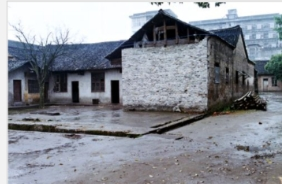
#> input picture opencv-python-学习笔记-kenny/笔记配套代码/09computational photography/9.2pic-repair/oldhouse.jpeg, 282 x 184 px
$ python pic-repairdemo2.py
#> lines starting #> are read from the running program, lines starting #| are printed output that depends on the picture
# -*- encoding:utf-8 -*-
# @日期和时间：2024/7/14 18:44
# @Author: Kenny cai
# @File name:pic-repairdemo1.py
# @dev tool:PyCharm

"""
　https://blog.csdn.net/hzblucky1314/article/details/130517174
"""
import cv2
import numpy as np


def color_restoration(image_path):
    # 读取图像
#> called with image_path = './oldhouse.jpeg'
    image = cv2.imread(image_path, cv2.IMREAD_COLOR)
#> image is the input picture: shape (184, 282, 3); mean B, G, R 150.9, 142.5, 138.5

    # 将图像从 BGR 转换为 LAB
    lab_image = cv2.cvtColor(image, cv2.COLOR_BGR2Lab)
#> lab_image: shape (184, 282, 3); mean of channels 0, 1, 2 147.8, 128.5, 123.1

    # 将 LAB 图像拆分为单独的通道
    l_channel, a_channel, b_channel = cv2.split(lab_image)
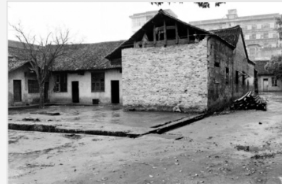
#> l_channel: shape (184, 282); min 0, max 255, mean 147.8
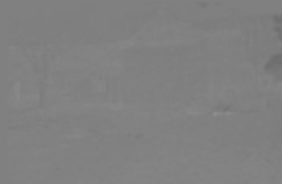
#> a_channel: shape (184, 282); min 109, max 141, mean 128.5
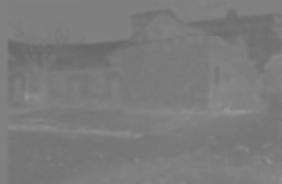
#> b_channel: shape (184, 282); min 101, max 150, mean 123.1

    # 对每个通道应用自适应直方图均衡化
    clahe = cv2.createCLAHE(clipLimit=2.0, tileGridSize=(8, 8))
    l_channel = clahe.apply(l_channel)
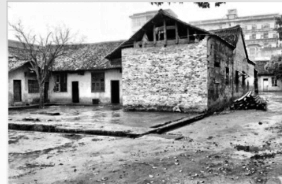
#> l_channel: shape (184, 282); min 1, max 255, mean 155.9
    a_channel = clahe.apply(a_channel)
    b_channel = clahe.apply(b_channel)
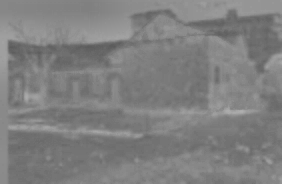
#> b_channel: shape (184, 282); min 90, max 175, mean 127.3

    # 将处理后的通道重新组合为 LAB 图像
    lab_image = cv2.merge((l_channel, a_channel, b_channel))
#> lab_image: shape (184, 282, 3); mean of channels 0, 1, 2 155.9, 130.9, 127.3

    # 将图像从 LAB 转换回 BGR
    result_image = cv2.cvtColor(lab_image, cv2.COLOR_Lab2BGR)
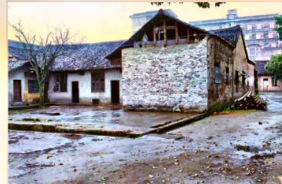
#> result_image: shape (184, 282, 3); mean B, G, R 152.1, 149.2, 152.3

    return result_image


if __name__ == "__main__":
    input_image_path = "./oldhouse.jpeg"  # 替换为您的老照片路径
    output_image_path = "restored_house.jpg"  # 替换为恢复后的照片路径

    restored_image = color_restoration(input_image_path)
    cv2.imwrite(output_image_path, restored_image)

$ run again, with opencv-python-学习笔记-kenny/笔记配套代码/09computational photography/9.2pic-repair/messi_2.jpg copied over opencv-python-学习笔记-kenny/笔记配套代码/09computational photography/9.2pic-repair/oldhouse.jpeg
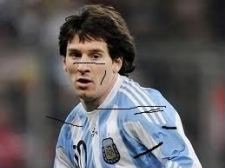
#> input picture opencv-python-学习笔记-kenny/笔记配套代码/09computational photography/9.2pic-repair/messi_2.jpg, 225 x 168 px
#> in color_restoration, image is the input picture: shape (168, 225, 3); mean B, G, R 94.9, 91.8, 94
#> in color_restoration, `l_channel, a_channel, b_channel = cv2.split(lab_image)`:
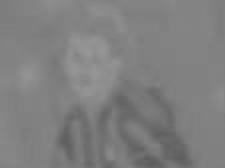
#> b_channel: shape (168, 225); min 92, max 151, mean 127
#> in color_restoration, `result_image = cv2.cvtColor(lab_image, cv2.COLOR_Lab2BGR)`:
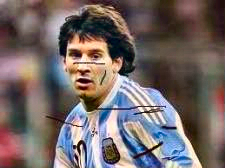
#> result_image: shape (168, 225, 3); mean B, G, R 101.9, 103.2, 115.3

$ run again, with opencv-python-学习笔记-kenny/笔记配套代码/09computational photography/9.2pic-repair/strawberry.png saved as opencv-python-学习笔记-kenny/笔记配套代码/09computational photography/9.2pic-repair/oldhouse.jpeg
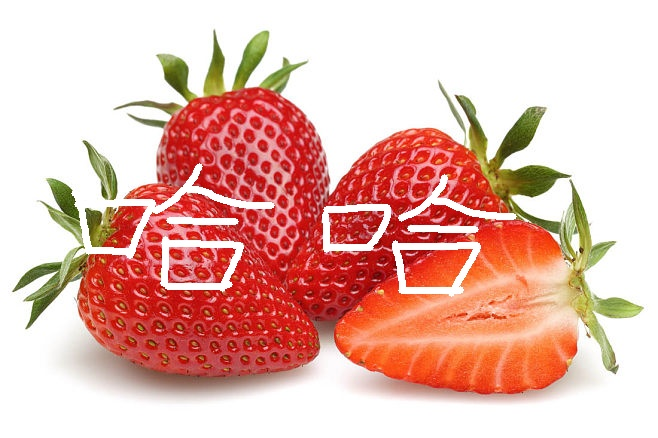
#> input picture opencv-python-学习笔记-kenny/笔记配套代码/09computational photography/9.2pic-repair/strawberry.png, 658 x 438 px
#> in color_restoration, image is the input picture: shape (438, 658, 3); mean B, G, R 173.4, 183.9, 230.7
#> in color_restoration, `b_channel = clahe.apply(b_channel)`:
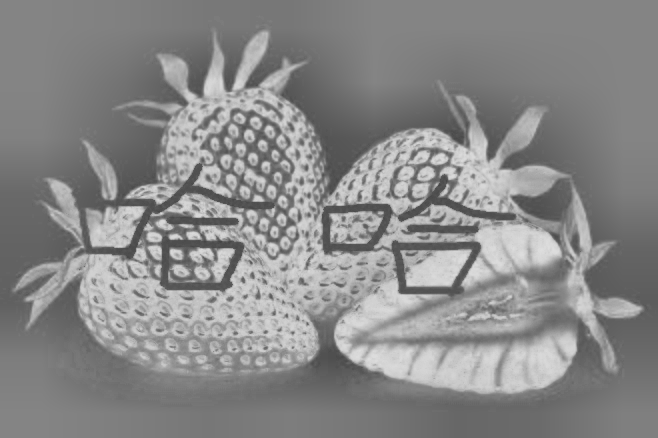
#> b_channel: shape (438, 658); min 69, max 222, mean 136.5
#> in color_restoration, `result_image = cv2.cvtColor(lab_image, cv2.COLOR_Lab2BGR)`:
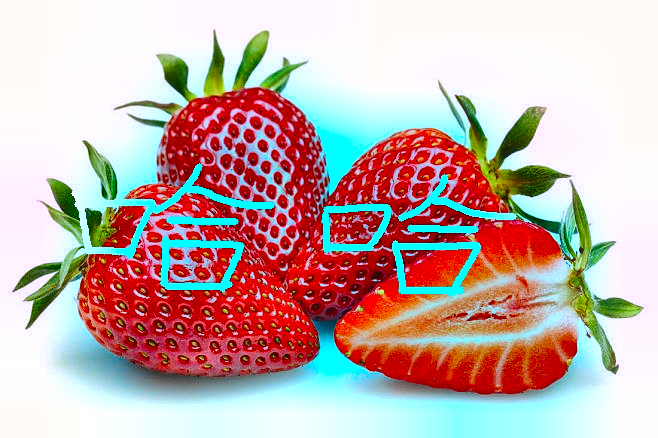
#> result_image: shape (438, 658, 3); mean B, G, R 171.6, 175.5, 196.9
